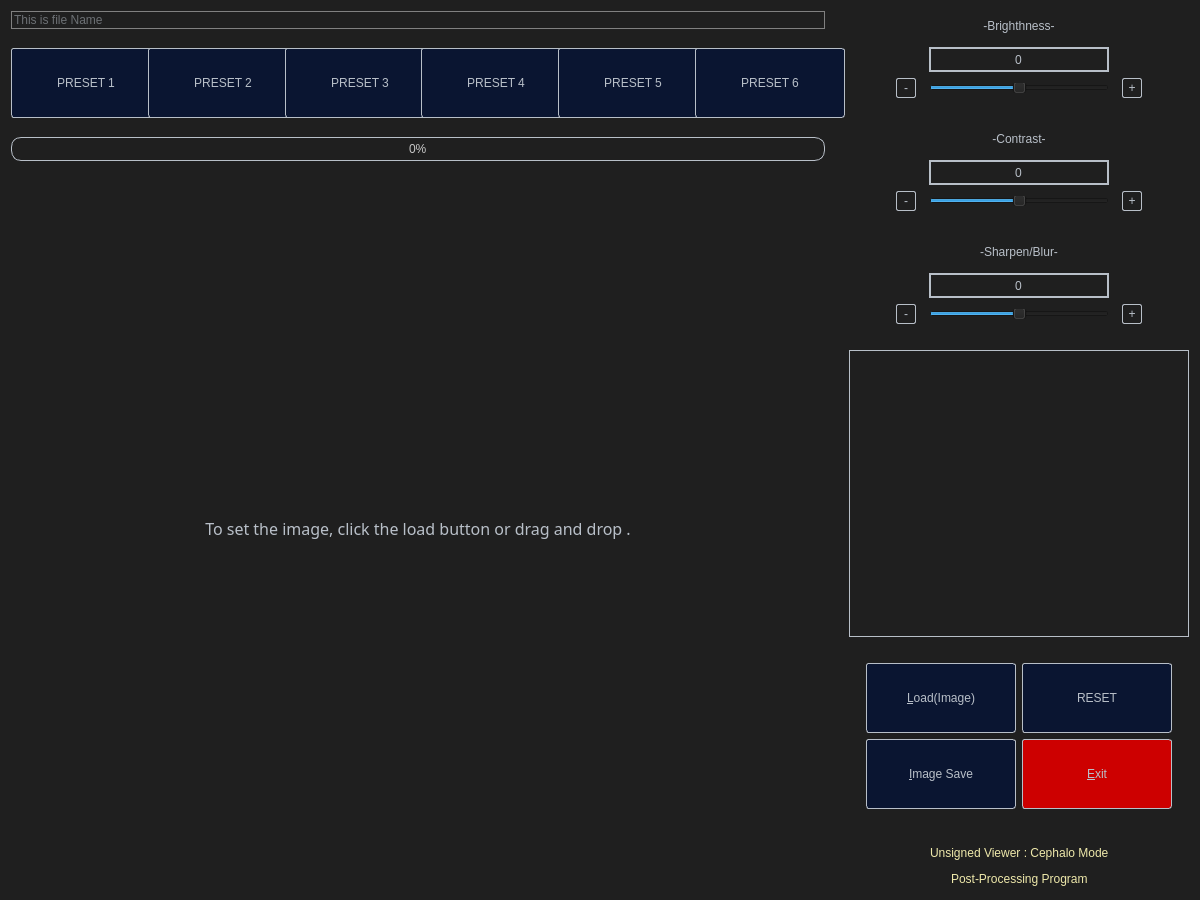
<?xml version="1.0" encoding="UTF-8"?>
<ui version="4.0">
 <class>CephaloForm</class>
 <widget class="QWidget" name="CephaloForm">
  <property name="geometry">
   <rect>
    <x>0</x>
    <y>0</y>
    <width>1200</width>
    <height>900</height>
   </rect>
  </property>
  <property name="sizePolicy">
   <sizepolicy hsizetype="Fixed" vsizetype="Fixed">
    <horstretch>0</horstretch>
    <verstretch>0</verstretch>
   </sizepolicy>
  </property>
  <property name="minimumSize">
   <size>
    <width>1200</width>
    <height>900</height>
   </size>
  </property>
  <property name="acceptDrops">
   <bool>false</bool>
  </property>
  <property name="windowTitle">
   <string>UnsignedViewer</string>
  </property>
  <property name="styleSheet">
   <string notr="true">QWidget{
background-color: rgb(31,31,31);
color: rgb(184,191,200);
border:none;
}
QToolButton{
color: rgb(184,191,200);
}
QToolButton:hover
{
 border: 2px solid red;
background-color: rgb(103, 104, 114);
}
QToolButton:pressed
{
background-color: rgb(35,190,212);
color: rgb(255, 255, 255);
}
QLineEdit{
border: 2px solid rgb(184,191,200);
color: rgb(184,191,200);
font: 14pt &quot;맑은 고딕&quot;;

}
QLabel{
color: rgb(184,191,200);
font: 14pt &quot;맑은 고딕&quot;;
QLabel::setAlignment (Qt::AlignVCenter );
QLabel::setAlignment (Qt::AlignHCenter );
}
QPushButton{
color: rgb(184,191,200);
background-color: rgb(10, 21, 49);
font: 14pt &quot;맑은 고딕&quot;;
border: 1px solid rgb(184,191,200);
border-radius: 3px;
}
QPushButton:hover
{
border: 2px solid red;
background-color: rgb(103, 104, 114);
}
QPushButton:pressed
{
background-color: rgb(35,190,212);
color: rgb(255, 255, 255);
}

QProgressBar{
border: 1px solid rgb(184,191,200);
color:rgb(200,200,200);
border-bottom-right-radius: 10px;
border-bottom-left-radius: 10px;
border-top-right-radius: 10px;
border-top-left-radius: 10px;
text-align: center;
}
QProgressBar:chunk {
border-bottom-right-radius: 10px;
border-bottom-left-radius: 10px;
border-top-right-radius: 10px;
border-top-left-radius: 10px;
background-color: qlineargradient(spread:pad, x1:0, y1:0.511364, x2:1, y2:0.523, stop:0 rgba(254, 121, 199, 255), stop:1 rgba(170, 85, 255, 255));

}</string>
  </property>
  <layout class="QVBoxLayout" name="verticalLayout_8">
   <item>
    <layout class="QHBoxLayout" name="horizontalLayout_2">
     <item>
      <layout class="QVBoxLayout" name="verticalLayout_7">
       <item>
        <widget class="QLineEdit" name="pathLineEdit">
         <property name="styleSheet">
          <string notr="true">
border: 1px solid gray;</string>
         </property>
         <property name="readOnly">
          <bool>true</bool>
         </property>
         <property name="placeholderText">
          <string notr="true">This is file Name</string>
         </property>
        </widget>
       </item>
       <item>
        <spacer name="verticalSpacer_8">
         <property name="orientation">
          <enum>Qt::Vertical</enum>
         </property>
         <property name="sizeType">
          <enum>QSizePolicy::Fixed</enum>
         </property>
         <property name="sizeHint" stdset="0">
          <size>
           <width>17</width>
           <height>13</height>
          </size>
         </property>
        </spacer>
       </item>
       <item>
        <layout class="QVBoxLayout" name="verticalLayout_5">
         <item>
          <layout class="QHBoxLayout" name="horizontalLayout_14">
           <item>
            <widget class="QPushButton" name="ceph_Preset_Button1">
             <property name="sizePolicy">
              <sizepolicy hsizetype="Minimum" vsizetype="Minimum">
               <horstretch>0</horstretch>
               <verstretch>0</verstretch>
              </sizepolicy>
             </property>
             <property name="minimumSize">
              <size>
               <width>150</width>
               <height>70</height>
              </size>
             </property>
             <property name="maximumSize">
              <size>
               <width>150</width>
               <height>70</height>
              </size>
             </property>
             <property name="text">
              <string>PRESET 1</string>
             </property>
            </widget>
           </item>
           <item>
            <widget class="QPushButton" name="ceph_Preset_Button2">
             <property name="sizePolicy">
              <sizepolicy hsizetype="Minimum" vsizetype="Minimum">
               <horstretch>0</horstretch>
               <verstretch>0</verstretch>
              </sizepolicy>
             </property>
             <property name="minimumSize">
              <size>
               <width>150</width>
               <height>70</height>
              </size>
             </property>
             <property name="maximumSize">
              <size>
               <width>150</width>
               <height>70</height>
              </size>
             </property>
             <property name="text">
              <string>PRESET 2</string>
             </property>
            </widget>
           </item>
           <item>
            <widget class="QPushButton" name="ceph_Preset_Button3">
             <property name="sizePolicy">
              <sizepolicy hsizetype="Minimum" vsizetype="Minimum">
               <horstretch>0</horstretch>
               <verstretch>0</verstretch>
              </sizepolicy>
             </property>
             <property name="minimumSize">
              <size>
               <width>150</width>
               <height>70</height>
              </size>
             </property>
             <property name="maximumSize">
              <size>
               <width>150</width>
               <height>70</height>
              </size>
             </property>
             <property name="text">
              <string>PRESET 3</string>
             </property>
            </widget>
           </item>
           <item>
            <widget class="QPushButton" name="ceph_Preset_Button4">
             <property name="sizePolicy">
              <sizepolicy hsizetype="Minimum" vsizetype="Minimum">
               <horstretch>130</horstretch>
               <verstretch>0</verstretch>
              </sizepolicy>
             </property>
             <property name="minimumSize">
              <size>
               <width>150</width>
               <height>70</height>
              </size>
             </property>
             <property name="maximumSize">
              <size>
               <width>150</width>
               <height>70</height>
              </size>
             </property>
             <property name="text">
              <string>PRESET 4</string>
             </property>
            </widget>
           </item>
           <item>
            <widget class="QPushButton" name="ceph_Preset_Button5">
             <property name="minimumSize">
              <size>
               <width>150</width>
               <height>70</height>
              </size>
             </property>
             <property name="maximumSize">
              <size>
               <width>150</width>
               <height>70</height>
              </size>
             </property>
             <property name="text">
              <string>PRESET 5</string>
             </property>
            </widget>
           </item>
           <item>
            <widget class="QPushButton" name="ceph_Preset_Button6">
             <property name="minimumSize">
              <size>
               <width>150</width>
               <height>70</height>
              </size>
             </property>
             <property name="maximumSize">
              <size>
               <width>150</width>
               <height>70</height>
              </size>
             </property>
             <property name="text">
              <string>PRESET 6</string>
             </property>
            </widget>
           </item>
          </layout>
         </item>
        </layout>
       </item>
       <item>
        <spacer name="verticalSpacer_2">
         <property name="orientation">
          <enum>Qt::Vertical</enum>
         </property>
         <property name="sizeType">
          <enum>QSizePolicy::Fixed</enum>
         </property>
         <property name="sizeHint" stdset="0">
          <size>
           <width>17</width>
           <height>13</height>
          </size>
         </property>
        </spacer>
       </item>
       <item>
        <widget class="QProgressBar" name="ceph_ProgressBar">
         <property name="minimumSize">
          <size>
           <width>720</width>
           <height>0</height>
          </size>
         </property>
         <property name="styleSheet">
          <string notr="true"/>
         </property>
         <property name="value">
          <number>0</number>
         </property>
        </widget>
       </item>
       <item>
        <widget class="QLabel" name="progressbarLabel">
         <property name="minimumSize">
          <size>
           <width>140</width>
           <height>20</height>
          </size>
         </property>
         <property name="font">
          <font>
           <family>맑은 고딕</family>
           <pointsize>12</pointsize>
           <italic>false</italic>
           <bold>false</bold>
          </font>
         </property>
         <property name="styleSheet">
          <string notr="true">font: 12pt &quot;맑은 고딕&quot;;</string>
         </property>
         <property name="text">
          <string>To set the image, click the load button or drag and drop .</string>
         </property>
         <property name="alignment">
          <set>Qt::AlignCenter</set>
         </property>
        </widget>
       </item>
      </layout>
     </item>
     <item>
      <spacer name="horizontalSpacer_2">
       <property name="orientation">
        <enum>Qt::Horizontal</enum>
       </property>
       <property name="sizeType">
        <enum>QSizePolicy::Fixed</enum>
       </property>
       <property name="sizeHint" stdset="0">
        <size>
         <width>18</width>
         <height>20</height>
        </size>
       </property>
      </spacer>
     </item>
     <item>
      <layout class="QVBoxLayout" name="verticalLayout_2">
       <item>
        <layout class="QVBoxLayout" name="verticalLayout_6">
         <item>
          <layout class="QVBoxLayout" name="verticalLayout">
           <item>
            <layout class="QHBoxLayout" name="horizontalLayout_13">
             <item>
              <spacer name="horizontalSpacer_20">
               <property name="orientation">
                <enum>Qt::Horizontal</enum>
               </property>
               <property name="sizeType">
                <enum>QSizePolicy::Fixed</enum>
               </property>
               <property name="sizeHint" stdset="0">
                <size>
                 <width>50</width>
                 <height>20</height>
                </size>
               </property>
              </spacer>
             </item>
             <item>
              <widget class="QLabel" name="brightLabel">
               <property name="sizePolicy">
                <sizepolicy hsizetype="Fixed" vsizetype="Fixed">
                 <horstretch>0</horstretch>
                 <verstretch>0</verstretch>
                </sizepolicy>
               </property>
               <property name="minimumSize">
                <size>
                 <width>140</width>
                 <height>30</height>
                </size>
               </property>
               <property name="text">
                <string>-Brighthness-</string>
               </property>
               <property name="alignment">
                <set>Qt::AlignCenter</set>
               </property>
              </widget>
             </item>
             <item>
              <spacer name="horizontalSpacer_19">
               <property name="orientation">
                <enum>Qt::Horizontal</enum>
               </property>
               <property name="sizeType">
                <enum>QSizePolicy::Fixed</enum>
               </property>
               <property name="sizeHint" stdset="0">
                <size>
                 <width>50</width>
                 <height>20</height>
                </size>
               </property>
              </spacer>
             </item>
            </layout>
           </item>
           <item>
            <layout class="QHBoxLayout" name="horizontalLayout_12">
             <item>
              <spacer name="horizontalSpacer_18">
               <property name="orientation">
                <enum>Qt::Horizontal</enum>
               </property>
               <property name="sizeType">
                <enum>QSizePolicy::Fixed</enum>
               </property>
               <property name="sizeHint" stdset="0">
                <size>
                 <width>30</width>
                 <height>20</height>
                </size>
               </property>
              </spacer>
             </item>
             <item>
              <widget class="QLineEdit" name="brightLineEdit">
               <property name="minimumSize">
                <size>
                 <width>150</width>
                 <height>25</height>
                </size>
               </property>
               <property name="maximumSize">
                <size>
                 <width>180</width>
                 <height>25</height>
                </size>
               </property>
               <property name="text">
                <string>0</string>
               </property>
               <property name="alignment">
                <set>Qt::AlignCenter</set>
               </property>
               <property name="placeholderText">
                <string>50</string>
               </property>
              </widget>
             </item>
             <item>
              <spacer name="horizontalSpacer_17">
               <property name="orientation">
                <enum>Qt::Horizontal</enum>
               </property>
               <property name="sizeType">
                <enum>QSizePolicy::Fixed</enum>
               </property>
               <property name="sizeHint" stdset="0">
                <size>
                 <width>30</width>
                 <height>20</height>
                </size>
               </property>
              </spacer>
             </item>
            </layout>
           </item>
           <item>
            <layout class="QHBoxLayout" name="horizontalLayout_3">
             <item>
              <spacer name="horizontalSpacer_3">
               <property name="orientation">
                <enum>Qt::Horizontal</enum>
               </property>
               <property name="sizeType">
                <enum>QSizePolicy::Fixed</enum>
               </property>
               <property name="sizeHint" stdset="0">
                <size>
                 <width>40</width>
                 <height>20</height>
                </size>
               </property>
              </spacer>
             </item>
             <item>
              <widget class="QPushButton" name="brightMinusButton">
               <property name="minimumSize">
                <size>
                 <width>20</width>
                 <height>20</height>
                </size>
               </property>
               <property name="maximumSize">
                <size>
                 <width>20</width>
                 <height>20</height>
                </size>
               </property>
               <property name="styleSheet">
                <string notr="true">QPushButton{
background-color: rgb(31,31,31);
border-radius: 2px;
}
QPushButton:hover
{
border: 2px solid red;
background-color: rgb(103, 104, 114);
}
QPushButton:hover
{
border: 2px solid red;
background-color: rgb(103, 104, 114);
}</string>
               </property>
               <property name="text">
                <string>-</string>
               </property>
               <property name="icon">
                <iconset>
                 <normaloff>:/images/minus.png</normaloff>:/images/minus.png</iconset>
               </property>
               <property name="iconSize">
                <size>
                 <width>20</width>
                 <height>20</height>
                </size>
               </property>
              </widget>
             </item>
             <item>
              <widget class="QSlider" name="brightSlider">
               <property name="sizePolicy">
                <sizepolicy hsizetype="Fixed" vsizetype="Fixed">
                 <horstretch>0</horstretch>
                 <verstretch>0</verstretch>
                </sizepolicy>
               </property>
               <property name="minimumSize">
                <size>
                 <width>180</width>
                 <height>10</height>
                </size>
               </property>
               <property name="maximumSize">
                <size>
                 <width>16777215</width>
                 <height>10</height>
                </size>
               </property>
               <property name="minimum">
                <number>-100</number>
               </property>
               <property name="maximum">
                <number>100</number>
               </property>
               <property name="value">
                <number>0</number>
               </property>
               <property name="sliderPosition">
                <number>0</number>
               </property>
               <property name="orientation">
                <enum>Qt::Horizontal</enum>
               </property>
              </widget>
             </item>
             <item>
              <widget class="QPushButton" name="brightPlusButton">
               <property name="minimumSize">
                <size>
                 <width>20</width>
                 <height>20</height>
                </size>
               </property>
               <property name="maximumSize">
                <size>
                 <width>20</width>
                 <height>20</height>
                </size>
               </property>
               <property name="styleSheet">
                <string notr="true">QPushButton{
background-color: rgb(31,31,31);
border-radius: 2px;
}
QPushButton:hover
{
border: 2px solid red;
background-color: rgb(103, 104, 114);
}
QPushButton:hover
{
border: 2px solid red;
background-color: rgb(103, 104, 114);
}</string>
               </property>
               <property name="text">
                <string>+</string>
               </property>
               <property name="icon">
                <iconset>
                 <normaloff>:/images/plus.png</normaloff>:/images/plus.png</iconset>
               </property>
               <property name="iconSize">
                <size>
                 <width>20</width>
                 <height>20</height>
                </size>
               </property>
              </widget>
             </item>
             <item>
              <spacer name="horizontalSpacer_4">
               <property name="orientation">
                <enum>Qt::Horizontal</enum>
               </property>
               <property name="sizeType">
                <enum>QSizePolicy::Fixed</enum>
               </property>
               <property name="sizeHint" stdset="0">
                <size>
                 <width>40</width>
                 <height>20</height>
                </size>
               </property>
              </spacer>
             </item>
            </layout>
           </item>
          </layout>
         </item>
         <item>
          <spacer name="verticalSpacer_3">
           <property name="orientation">
            <enum>Qt::Vertical</enum>
           </property>
           <property name="sizeType">
            <enum>QSizePolicy::Fixed</enum>
           </property>
           <property name="sizeHint" stdset="0">
            <size>
             <width>20</width>
             <height>20</height>
            </size>
           </property>
          </spacer>
         </item>
         <item>
          <layout class="QVBoxLayout" name="verticalLayout_4">
           <item>
            <layout class="QHBoxLayout" name="horizontalLayout_11">
             <item>
              <spacer name="horizontalSpacer_16">
               <property name="orientation">
                <enum>Qt::Horizontal</enum>
               </property>
               <property name="sizeType">
                <enum>QSizePolicy::Fixed</enum>
               </property>
               <property name="sizeHint" stdset="0">
                <size>
                 <width>50</width>
                 <height>20</height>
                </size>
               </property>
              </spacer>
             </item>
             <item>
              <widget class="QLabel" name="contrastLabel">
               <property name="sizePolicy">
                <sizepolicy hsizetype="Fixed" vsizetype="Fixed">
                 <horstretch>0</horstretch>
                 <verstretch>0</verstretch>
                </sizepolicy>
               </property>
               <property name="minimumSize">
                <size>
                 <width>140</width>
                 <height>30</height>
                </size>
               </property>
               <property name="text">
                <string>-Contrast-</string>
               </property>
               <property name="alignment">
                <set>Qt::AlignCenter</set>
               </property>
              </widget>
             </item>
             <item>
              <spacer name="horizontalSpacer_15">
               <property name="orientation">
                <enum>Qt::Horizontal</enum>
               </property>
               <property name="sizeType">
                <enum>QSizePolicy::Fixed</enum>
               </property>
               <property name="sizeHint" stdset="0">
                <size>
                 <width>50</width>
                 <height>20</height>
                </size>
               </property>
              </spacer>
             </item>
            </layout>
           </item>
           <item>
            <layout class="QHBoxLayout" name="horizontalLayout_10">
             <item>
              <spacer name="horizontalSpacer_14">
               <property name="orientation">
                <enum>Qt::Horizontal</enum>
               </property>
               <property name="sizeType">
                <enum>QSizePolicy::Fixed</enum>
               </property>
               <property name="sizeHint" stdset="0">
                <size>
                 <width>30</width>
                 <height>20</height>
                </size>
               </property>
              </spacer>
             </item>
             <item>
              <widget class="QLineEdit" name="contrastLineEdit">
               <property name="minimumSize">
                <size>
                 <width>150</width>
                 <height>25</height>
                </size>
               </property>
               <property name="maximumSize">
                <size>
                 <width>180</width>
                 <height>25</height>
                </size>
               </property>
               <property name="text">
                <string>0</string>
               </property>
               <property name="alignment">
                <set>Qt::AlignCenter</set>
               </property>
               <property name="placeholderText">
                <string>50</string>
               </property>
              </widget>
             </item>
             <item>
              <spacer name="horizontalSpacer_13">
               <property name="orientation">
                <enum>Qt::Horizontal</enum>
               </property>
               <property name="sizeType">
                <enum>QSizePolicy::Fixed</enum>
               </property>
               <property name="sizeHint" stdset="0">
                <size>
                 <width>30</width>
                 <height>20</height>
                </size>
               </property>
              </spacer>
             </item>
            </layout>
           </item>
           <item>
            <layout class="QHBoxLayout" name="horizontalLayout_9">
             <item>
              <spacer name="horizontalSpacer_22">
               <property name="orientation">
                <enum>Qt::Horizontal</enum>
               </property>
               <property name="sizeType">
                <enum>QSizePolicy::Fixed</enum>
               </property>
               <property name="sizeHint" stdset="0">
                <size>
                 <width>40</width>
                 <height>20</height>
                </size>
               </property>
              </spacer>
             </item>
             <item>
              <widget class="QPushButton" name="contrastMinusButton">
               <property name="minimumSize">
                <size>
                 <width>20</width>
                 <height>20</height>
                </size>
               </property>
               <property name="maximumSize">
                <size>
                 <width>20</width>
                 <height>20</height>
                </size>
               </property>
               <property name="styleSheet">
                <string notr="true">QPushButton{
background-color: rgb(31,31,31);
border-radius: 2px;
}
QPushButton:hover
{
border: 2px solid red;
background-color: rgb(103, 104, 114);
}
QPushButton:hover
{
border: 2px solid red;
background-color: rgb(103, 104, 114);
}</string>
               </property>
               <property name="text">
                <string>-</string>
               </property>
               <property name="icon">
                <iconset>
                 <normaloff>:/images/minus.png</normaloff>:/images/minus.png</iconset>
               </property>
               <property name="iconSize">
                <size>
                 <width>20</width>
                 <height>20</height>
                </size>
               </property>
              </widget>
             </item>
             <item>
              <widget class="QSlider" name="contrastSlider">
               <property name="sizePolicy">
                <sizepolicy hsizetype="Fixed" vsizetype="Fixed">
                 <horstretch>0</horstretch>
                 <verstretch>0</verstretch>
                </sizepolicy>
               </property>
               <property name="minimumSize">
                <size>
                 <width>180</width>
                 <height>10</height>
                </size>
               </property>
               <property name="maximumSize">
                <size>
                 <width>16777215</width>
                 <height>10</height>
                </size>
               </property>
               <property name="minimum">
                <number>-100</number>
               </property>
               <property name="maximum">
                <number>100</number>
               </property>
               <property name="value">
                <number>0</number>
               </property>
               <property name="sliderPosition">
                <number>0</number>
               </property>
               <property name="orientation">
                <enum>Qt::Horizontal</enum>
               </property>
              </widget>
             </item>
             <item>
              <widget class="QPushButton" name="contrastPlusButton">
               <property name="minimumSize">
                <size>
                 <width>20</width>
                 <height>20</height>
                </size>
               </property>
               <property name="maximumSize">
                <size>
                 <width>20</width>
                 <height>20</height>
                </size>
               </property>
               <property name="styleSheet">
                <string notr="true">QPushButton{
background-color: rgb(31,31,31);
border-radius: 2px;
}
QPushButton:hover
{
border: 2px solid red;
background-color: rgb(103, 104, 114);
}
QPushButton:hover
{
border: 2px solid red;
background-color: rgb(103, 104, 114);
}</string>
               </property>
               <property name="text">
                <string>+</string>
               </property>
               <property name="icon">
                <iconset>
                 <normaloff>:/images/plus.png</normaloff>:/images/plus.png</iconset>
               </property>
               <property name="iconSize">
                <size>
                 <width>20</width>
                 <height>20</height>
                </size>
               </property>
              </widget>
             </item>
             <item>
              <spacer name="horizontalSpacer_21">
               <property name="orientation">
                <enum>Qt::Horizontal</enum>
               </property>
               <property name="sizeType">
                <enum>QSizePolicy::Fixed</enum>
               </property>
               <property name="sizeHint" stdset="0">
                <size>
                 <width>40</width>
                 <height>20</height>
                </size>
               </property>
              </spacer>
             </item>
            </layout>
           </item>
          </layout>
         </item>
         <item>
          <spacer name="verticalSpacer_4">
           <property name="orientation">
            <enum>Qt::Vertical</enum>
           </property>
           <property name="sizeType">
            <enum>QSizePolicy::Fixed</enum>
           </property>
           <property name="sizeHint" stdset="0">
            <size>
             <width>20</width>
             <height>20</height>
            </size>
           </property>
          </spacer>
         </item>
         <item>
          <layout class="QVBoxLayout" name="verticalLayout_3">
           <item>
            <layout class="QHBoxLayout" name="horizontalLayout_7">
             <item>
              <spacer name="horizontalSpacer_10">
               <property name="orientation">
                <enum>Qt::Horizontal</enum>
               </property>
               <property name="sizeType">
                <enum>QSizePolicy::Fixed</enum>
               </property>
               <property name="sizeHint" stdset="0">
                <size>
                 <width>50</width>
                 <height>20</height>
                </size>
               </property>
              </spacer>
             </item>
             <item>
              <widget class="QLabel" name="sbLabel">
               <property name="sizePolicy">
                <sizepolicy hsizetype="Fixed" vsizetype="Fixed">
                 <horstretch>0</horstretch>
                 <verstretch>0</verstretch>
                </sizepolicy>
               </property>
               <property name="minimumSize">
                <size>
                 <width>140</width>
                 <height>30</height>
                </size>
               </property>
               <property name="text">
                <string>-Sharpen/Blur-</string>
               </property>
               <property name="alignment">
                <set>Qt::AlignCenter</set>
               </property>
              </widget>
             </item>
             <item>
              <spacer name="horizontalSpacer_9">
               <property name="orientation">
                <enum>Qt::Horizontal</enum>
               </property>
               <property name="sizeType">
                <enum>QSizePolicy::Fixed</enum>
               </property>
               <property name="sizeHint" stdset="0">
                <size>
                 <width>50</width>
                 <height>20</height>
                </size>
               </property>
              </spacer>
             </item>
            </layout>
           </item>
           <item>
            <layout class="QHBoxLayout" name="horizontalLayout_8">
             <item>
              <spacer name="horizontalSpacer_12">
               <property name="orientation">
                <enum>Qt::Horizontal</enum>
               </property>
               <property name="sizeType">
                <enum>QSizePolicy::Fixed</enum>
               </property>
               <property name="sizeHint" stdset="0">
                <size>
                 <width>30</width>
                 <height>20</height>
                </size>
               </property>
              </spacer>
             </item>
             <item>
              <widget class="QLineEdit" name="sbLineEdit">
               <property name="minimumSize">
                <size>
                 <width>150</width>
                 <height>25</height>
                </size>
               </property>
               <property name="maximumSize">
                <size>
                 <width>180</width>
                 <height>25</height>
                </size>
               </property>
               <property name="text">
                <string>0</string>
               </property>
               <property name="alignment">
                <set>Qt::AlignCenter</set>
               </property>
               <property name="readOnly">
                <bool>true</bool>
               </property>
               <property name="placeholderText">
                <string>50</string>
               </property>
              </widget>
             </item>
             <item>
              <spacer name="horizontalSpacer_11">
               <property name="orientation">
                <enum>Qt::Horizontal</enum>
               </property>
               <property name="sizeType">
                <enum>QSizePolicy::Fixed</enum>
               </property>
               <property name="sizeHint" stdset="0">
                <size>
                 <width>30</width>
                 <height>20</height>
                </size>
               </property>
              </spacer>
             </item>
            </layout>
           </item>
           <item>
            <layout class="QHBoxLayout" name="horizontalLayout_6">
             <item>
              <spacer name="horizontalSpacer_24">
               <property name="orientation">
                <enum>Qt::Horizontal</enum>
               </property>
               <property name="sizeType">
                <enum>QSizePolicy::Fixed</enum>
               </property>
               <property name="sizeHint" stdset="0">
                <size>
                 <width>40</width>
                 <height>20</height>
                </size>
               </property>
              </spacer>
             </item>
             <item>
              <widget class="QPushButton" name="sharpenButton">
               <property name="minimumSize">
                <size>
                 <width>20</width>
                 <height>20</height>
                </size>
               </property>
               <property name="maximumSize">
                <size>
                 <width>20</width>
                 <height>20</height>
                </size>
               </property>
               <property name="styleSheet">
                <string notr="true">QPushButton{
background-color: rgb(31,31,31);
border-radius: 2px;
}
QPushButton:hover
{
border: 2px solid red;
background-color: rgb(103, 104, 114);
}
QPushButton:hover
{
border: 2px solid red;
background-color: rgb(103, 104, 114);
}</string>
               </property>
               <property name="text">
                <string>-</string>
               </property>
               <property name="icon">
                <iconset>
                 <normaloff>:/images/minus.png</normaloff>:/images/minus.png</iconset>
               </property>
               <property name="iconSize">
                <size>
                 <width>20</width>
                 <height>20</height>
                </size>
               </property>
              </widget>
             </item>
             <item>
              <widget class="QSlider" name="sbSlider">
               <property name="sizePolicy">
                <sizepolicy hsizetype="Fixed" vsizetype="Fixed">
                 <horstretch>0</horstretch>
                 <verstretch>0</verstretch>
                </sizepolicy>
               </property>
               <property name="minimumSize">
                <size>
                 <width>180</width>
                 <height>10</height>
                </size>
               </property>
               <property name="maximumSize">
                <size>
                 <width>16777215</width>
                 <height>10</height>
                </size>
               </property>
               <property name="minimum">
                <number>-4</number>
               </property>
               <property name="maximum">
                <number>4</number>
               </property>
               <property name="pageStep">
                <number>1</number>
               </property>
               <property name="value">
                <number>0</number>
               </property>
               <property name="sliderPosition">
                <number>0</number>
               </property>
               <property name="orientation">
                <enum>Qt::Horizontal</enum>
               </property>
              </widget>
             </item>
             <item>
              <widget class="QPushButton" name="blurButton">
               <property name="minimumSize">
                <size>
                 <width>20</width>
                 <height>20</height>
                </size>
               </property>
               <property name="maximumSize">
                <size>
                 <width>20</width>
                 <height>20</height>
                </size>
               </property>
               <property name="styleSheet">
                <string notr="true">QPushButton{
background-color: rgb(31,31,31);
border-radius: 2px;
}
QPushButton:hover
{
border: 2px solid red;
background-color: rgb(103, 104, 114);
}
QPushButton:hover
{
border: 2px solid red;
background-color: rgb(103, 104, 114);
}</string>
               </property>
               <property name="text">
                <string>+</string>
               </property>
               <property name="icon">
                <iconset>
                 <normaloff>:/images/plus.png</normaloff>:/images/plus.png</iconset>
               </property>
               <property name="iconSize">
                <size>
                 <width>20</width>
                 <height>20</height>
                </size>
               </property>
              </widget>
             </item>
             <item>
              <spacer name="horizontalSpacer_23">
               <property name="orientation">
                <enum>Qt::Horizontal</enum>
               </property>
               <property name="sizeType">
                <enum>QSizePolicy::Fixed</enum>
               </property>
               <property name="sizeHint" stdset="0">
                <size>
                 <width>40</width>
                 <height>20</height>
                </size>
               </property>
              </spacer>
             </item>
            </layout>
           </item>
          </layout>
         </item>
         <item>
          <spacer name="verticalSpacer_5">
           <property name="orientation">
            <enum>Qt::Vertical</enum>
           </property>
           <property name="sizeType">
            <enum>QSizePolicy::Fixed</enum>
           </property>
           <property name="sizeHint" stdset="0">
            <size>
             <width>20</width>
             <height>20</height>
            </size>
           </property>
          </spacer>
         </item>
        </layout>
       </item>
       <item>
        <widget class="QLabel" name="cephImgLabel">
         <property name="sizePolicy">
          <sizepolicy hsizetype="Fixed" vsizetype="Preferred">
           <horstretch>0</horstretch>
           <verstretch>0</verstretch>
          </sizepolicy>
         </property>
         <property name="minimumSize">
          <size>
           <width>340</width>
           <height>287</height>
          </size>
         </property>
         <property name="styleSheet">
          <string notr="true">border: 1px solid rgb(184,191,200);</string>
         </property>
         <property name="text">
          <string/>
         </property>
        </widget>
       </item>
       <item>
        <spacer name="verticalSpacer_6">
         <property name="orientation">
          <enum>Qt::Vertical</enum>
         </property>
         <property name="sizeType">
          <enum>QSizePolicy::Fixed</enum>
         </property>
         <property name="sizeHint" stdset="0">
          <size>
           <width>20</width>
           <height>20</height>
          </size>
         </property>
        </spacer>
       </item>
       <item>
        <layout class="QHBoxLayout" name="horizontalLayout_18">
         <item>
          <spacer name="horizontalSpacer_27">
           <property name="orientation">
            <enum>Qt::Horizontal</enum>
           </property>
           <property name="sizeType">
            <enum>QSizePolicy::Fixed</enum>
           </property>
           <property name="sizeHint" stdset="0">
            <size>
             <width>10</width>
             <height>20</height>
            </size>
           </property>
          </spacer>
         </item>
         <item>
          <layout class="QVBoxLayout" name="verticalLayout_10">
           <item>
            <layout class="QHBoxLayout" name="horizontalLayout_16">
             <item>
              <widget class="QPushButton" name="filePushButton">
               <property name="minimumSize">
                <size>
                 <width>150</width>
                 <height>70</height>
                </size>
               </property>
               <property name="maximumSize">
                <size>
                 <width>150</width>
                 <height>70</height>
                </size>
               </property>
               <property name="text">
                <string>&amp;Load(Image)</string>
               </property>
              </widget>
             </item>
             <item>
              <widget class="QPushButton" name="resetButton">
               <property name="minimumSize">
                <size>
                 <width>150</width>
                 <height>70</height>
                </size>
               </property>
               <property name="maximumSize">
                <size>
                 <width>150</width>
                 <height>70</height>
                </size>
               </property>
               <property name="text">
                <string>RESET</string>
               </property>
              </widget>
             </item>
            </layout>
           </item>
           <item>
            <layout class="QHBoxLayout" name="horizontalLayout_17">
             <item>
              <widget class="QPushButton" name="imageSaveButton">
               <property name="minimumSize">
                <size>
                 <width>150</width>
                 <height>70</height>
                </size>
               </property>
               <property name="maximumSize">
                <size>
                 <width>150</width>
                 <height>70</height>
                </size>
               </property>
               <property name="text">
                <string>&amp;Image Save</string>
               </property>
              </widget>
             </item>
             <item>
              <widget class="QPushButton" name="exitButton">
               <property name="minimumSize">
                <size>
                 <width>150</width>
                 <height>70</height>
                </size>
               </property>
               <property name="maximumSize">
                <size>
                 <width>150</width>
                 <height>70</height>
                </size>
               </property>
               <property name="styleSheet">
                <string notr="true">QPushButton{
background-color: rgb(205, 0, 0);
}
QPushButton:hover
{
border: 2px solid red;
background-color: rgb(114, 10, 12);
}
QPushButton:pressed
{
background-color: rgb(35,190,212);
color: rgb(255, 255, 255);
}</string>
               </property>
               <property name="text">
                <string>&amp;Exit</string>
               </property>
              </widget>
             </item>
            </layout>
           </item>
          </layout>
         </item>
         <item>
          <spacer name="horizontalSpacer_28">
           <property name="orientation">
            <enum>Qt::Horizontal</enum>
           </property>
           <property name="sizeType">
            <enum>QSizePolicy::Fixed</enum>
           </property>
           <property name="sizeHint" stdset="0">
            <size>
             <width>10</width>
             <height>20</height>
            </size>
           </property>
          </spacer>
         </item>
        </layout>
       </item>
       <item>
        <spacer name="verticalSpacer">
         <property name="orientation">
          <enum>Qt::Vertical</enum>
         </property>
         <property name="sizeHint" stdset="0">
          <size>
           <width>20</width>
           <height>40</height>
          </size>
         </property>
        </spacer>
       </item>
       <item>
        <layout class="QHBoxLayout" name="horizontalLayout">
         <item>
          <spacer name="horizontalSpacer">
           <property name="orientation">
            <enum>Qt::Horizontal</enum>
           </property>
           <property name="sizeHint" stdset="0">
            <size>
             <width>40</width>
             <height>20</height>
            </size>
           </property>
          </spacer>
         </item>
         <item>
          <widget class="QLabel" name="label">
           <property name="sizePolicy">
            <sizepolicy hsizetype="Fixed" vsizetype="Preferred">
             <horstretch>0</horstretch>
             <verstretch>0</verstretch>
            </sizepolicy>
           </property>
           <property name="styleSheet">
            <string notr="true">color :rgb(238, 232, 170);
font: 11pt &quot;휴먼매직체&quot;;</string>
           </property>
           <property name="text">
            <string>Unsigned Viewer : Cephalo Mode</string>
           </property>
          </widget>
         </item>
         <item>
          <spacer name="horizontalSpacer_29">
           <property name="orientation">
            <enum>Qt::Horizontal</enum>
           </property>
           <property name="sizeHint" stdset="0">
            <size>
             <width>40</width>
             <height>20</height>
            </size>
           </property>
          </spacer>
         </item>
        </layout>
       </item>
       <item>
        <layout class="QHBoxLayout" name="horizontalLayout_15">
         <item>
          <spacer name="horizontalSpacer_30">
           <property name="orientation">
            <enum>Qt::Horizontal</enum>
           </property>
           <property name="sizeHint" stdset="0">
            <size>
             <width>40</width>
             <height>20</height>
            </size>
           </property>
          </spacer>
         </item>
         <item>
          <widget class="QLabel" name="label_2">
           <property name="sizePolicy">
            <sizepolicy hsizetype="Fixed" vsizetype="Preferred">
             <horstretch>0</horstretch>
             <verstretch>0</verstretch>
            </sizepolicy>
           </property>
           <property name="styleSheet">
            <string notr="true">color :rgb(238, 232, 170);
font: 11pt &quot;휴먼매직체&quot;;</string>
           </property>
           <property name="text">
            <string>Post-Processing Program</string>
           </property>
          </widget>
         </item>
         <item>
          <spacer name="horizontalSpacer_31">
           <property name="orientation">
            <enum>Qt::Horizontal</enum>
           </property>
           <property name="sizeHint" stdset="0">
            <size>
             <width>40</width>
             <height>20</height>
            </size>
           </property>
          </spacer>
         </item>
        </layout>
       </item>
      </layout>
     </item>
    </layout>
   </item>
  </layout>
 </widget>
 <resources/>
 <connections/>
</ui>
